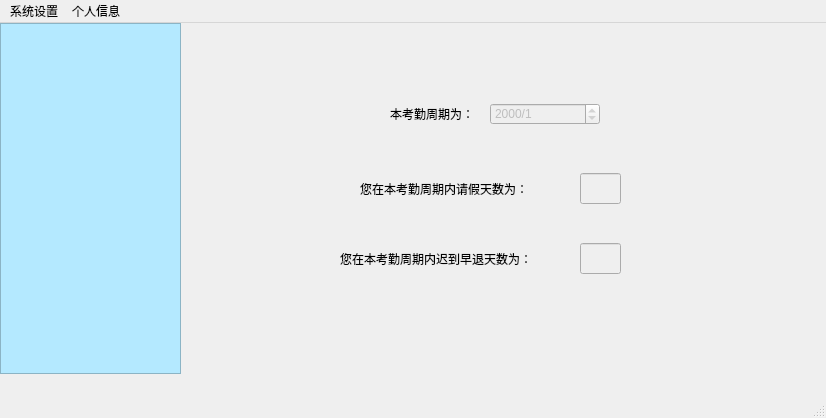
<?xml version="1.0" encoding="UTF-8"?>
<ui version="4.0">
 <class>user</class>
 <widget class="QMainWindow" name="user">
  <property name="geometry">
   <rect>
    <x>0</x>
    <y>0</y>
    <width>826</width>
    <height>418</height>
   </rect>
  </property>
  <property name="windowTitle">
   <string>MainWindow</string>
  </property>
  <property name="styleSheet">
   <string notr="true"/>
  </property>
  <widget class="QWidget" name="centralwidget">
   <widget class="QStackedWidget" name="stackedWidget">
    <property name="geometry">
     <rect>
      <x>180</x>
      <y>0</y>
      <width>641</width>
      <height>351</height>
     </rect>
    </property>
    <property name="styleSheet">
     <string notr="true"/>
    </property>
    <property name="currentIndex">
     <number>3</number>
    </property>
    <widget class="QWidget" name="page">
     <widget class="QLabel" name="strTimeLabel_2">
      <property name="geometry">
       <rect>
        <x>30</x>
        <y>40</y>
        <width>54</width>
        <height>21</height>
       </rect>
      </property>
      <property name="text">
       <string>您登录于</string>
      </property>
     </widget>
     <widget class="QLabel" name="timeLabel">
      <property name="geometry">
       <rect>
        <x>90</x>
        <y>40</y>
        <width>171</width>
        <height>21</height>
       </rect>
      </property>
      <property name="text">
       <string>TextLabel</string>
      </property>
     </widget>
     <widget class="QLabel" name="strNowtimeLabel_2">
      <property name="geometry">
       <rect>
        <x>30</x>
        <y>60</y>
        <width>61</width>
        <height>21</height>
       </rect>
      </property>
      <property name="text">
       <string>当前时间</string>
      </property>
     </widget>
     <widget class="QLabel" name="nowTimeLabel">
      <property name="geometry">
       <rect>
        <x>90</x>
        <y>60</y>
        <width>171</width>
        <height>21</height>
       </rect>
      </property>
      <property name="text">
       <string>TextLabel</string>
      </property>
     </widget>
    </widget>
    <widget class="QWidget" name="seleteperson">
     <widget class="QPushButton" name="selectBtn">
      <property name="geometry">
       <rect>
        <x>370</x>
        <y>80</y>
        <width>61</width>
        <height>31</height>
       </rect>
      </property>
      <property name="text">
       <string>查询</string>
      </property>
     </widget>
     <widget class="QGroupBox" name="dispalyGroupBox">
      <property name="geometry">
       <rect>
        <x>20</x>
        <y>160</y>
        <width>601</width>
        <height>111</height>
       </rect>
      </property>
      <property name="title">
       <string>查询结果</string>
      </property>
      <widget class="QLabel" name="nameLabel">
       <property name="geometry">
        <rect>
         <x>10</x>
         <y>30</y>
         <width>54</width>
         <height>12</height>
        </rect>
       </property>
       <property name="text">
        <string>姓名</string>
       </property>
      </widget>
      <widget class="QLabel" name="jobNumLabel">
       <property name="geometry">
        <rect>
         <x>70</x>
         <y>30</y>
         <width>54</width>
         <height>12</height>
        </rect>
       </property>
       <property name="text">
        <string>工号</string>
       </property>
      </widget>
      <widget class="QLabel" name="connLabel">
       <property name="geometry">
        <rect>
         <x>160</x>
         <y>30</y>
         <width>54</width>
         <height>12</height>
        </rect>
       </property>
       <property name="text">
        <string>联系方式</string>
       </property>
      </widget>
      <widget class="QLabel" name="posiLabel">
       <property name="geometry">
        <rect>
         <x>280</x>
         <y>30</y>
         <width>54</width>
         <height>12</height>
        </rect>
       </property>
       <property name="text">
        <string>职位</string>
       </property>
      </widget>
      <widget class="QLabel" name="departLabel">
       <property name="geometry">
        <rect>
         <x>410</x>
         <y>30</y>
         <width>54</width>
         <height>12</height>
        </rect>
       </property>
       <property name="text">
        <string>部门</string>
       </property>
      </widget>
      <widget class="QLineEdit" name="nameLineEdit">
       <property name="enabled">
        <bool>false</bool>
       </property>
       <property name="geometry">
        <rect>
         <x>10</x>
         <y>60</y>
         <width>51</width>
         <height>21</height>
        </rect>
       </property>
      </widget>
      <widget class="QLineEdit" name="jobNumLineEdit">
       <property name="enabled">
        <bool>false</bool>
       </property>
       <property name="geometry">
        <rect>
         <x>70</x>
         <y>60</y>
         <width>81</width>
         <height>21</height>
        </rect>
       </property>
      </widget>
      <widget class="QLineEdit" name="connLineEdit">
       <property name="enabled">
        <bool>false</bool>
       </property>
       <property name="geometry">
        <rect>
         <x>160</x>
         <y>60</y>
         <width>111</width>
         <height>21</height>
        </rect>
       </property>
      </widget>
      <widget class="QLineEdit" name="posiLineEdit">
       <property name="enabled">
        <bool>false</bool>
       </property>
       <property name="geometry">
        <rect>
         <x>280</x>
         <y>60</y>
         <width>121</width>
         <height>21</height>
        </rect>
       </property>
      </widget>
      <widget class="QLineEdit" name="departLineEdit">
       <property name="enabled">
        <bool>false</bool>
       </property>
       <property name="geometry">
        <rect>
         <x>410</x>
         <y>60</y>
         <width>91</width>
         <height>21</height>
        </rect>
       </property>
      </widget>
      <widget class="QDateEdit" name="dateEdit_2">
       <property name="enabled">
        <bool>false</bool>
       </property>
       <property name="geometry">
        <rect>
         <x>510</x>
         <y>60</y>
         <width>81</width>
         <height>22</height>
        </rect>
       </property>
      </widget>
      <widget class="QLabel" name="label_2">
       <property name="geometry">
        <rect>
         <x>510</x>
         <y>30</y>
         <width>54</width>
         <height>12</height>
        </rect>
       </property>
       <property name="text">
        <string>入司时间</string>
       </property>
      </widget>
     </widget>
     <widget class="QLineEdit" name="selectLineEdit">
      <property name="geometry">
       <rect>
        <x>140</x>
        <y>80</y>
        <width>151</width>
        <height>31</height>
       </rect>
      </property>
      <property name="text">
       <string/>
      </property>
     </widget>
    </widget>
    <widget class="QWidget" name="page_4">
     <widget class="QLabel" name="label_14">
      <property name="geometry">
       <rect>
        <x>200</x>
        <y>50</y>
        <width>91</width>
        <height>21</height>
       </rect>
      </property>
      <property name="text">
       <string>本考勤周期为：</string>
      </property>
     </widget>
     <widget class="QLabel" name="label_16">
      <property name="geometry">
       <rect>
        <x>180</x>
        <y>110</y>
        <width>171</width>
        <height>31</height>
       </rect>
      </property>
      <property name="text">
       <string>您在考勤周期内的请假天数为：</string>
      </property>
     </widget>
     <widget class="QDateEdit" name="dateEdit_14">
      <property name="enabled">
       <bool>false</bool>
      </property>
      <property name="geometry">
       <rect>
        <x>310</x>
        <y>50</y>
        <width>101</width>
        <height>21</height>
       </rect>
      </property>
      <property name="displayFormat">
       <string>yyyy/M</string>
      </property>
     </widget>
     <widget class="QLineEdit" name="lineEdit_2">
      <property name="enabled">
       <bool>false</bool>
      </property>
      <property name="geometry">
       <rect>
        <x>370</x>
        <y>110</y>
        <width>41</width>
        <height>31</height>
       </rect>
      </property>
      <property name="text">
       <string/>
      </property>
     </widget>
     <widget class="QLabel" name="label_15">
      <property name="geometry">
       <rect>
        <x>170</x>
        <y>180</y>
        <width>181</width>
        <height>31</height>
       </rect>
      </property>
      <property name="text">
       <string>您在考勤周期内迟到早退天数为：</string>
      </property>
     </widget>
     <widget class="QLineEdit" name="lineEdit_3">
      <property name="enabled">
       <bool>false</bool>
      </property>
      <property name="geometry">
       <rect>
        <x>370</x>
        <y>180</y>
        <width>41</width>
        <height>31</height>
       </rect>
      </property>
     </widget>
     <widget class="QLabel" name="label_17">
      <property name="geometry">
       <rect>
        <x>250</x>
        <y>240</y>
        <width>101</width>
        <height>31</height>
       </rect>
      </property>
      <property name="text">
       <string>您的基本薪资为：</string>
      </property>
     </widget>
     <widget class="QLineEdit" name="lineEdit_4">
      <property name="enabled">
       <bool>false</bool>
      </property>
      <property name="geometry">
       <rect>
        <x>370</x>
        <y>240</y>
        <width>71</width>
        <height>31</height>
       </rect>
      </property>
     </widget>
     <widget class="QLabel" name="label_18">
      <property name="geometry">
       <rect>
        <x>130</x>
        <y>300</y>
        <width>221</width>
        <height>21</height>
       </rect>
      </property>
      <property name="text">
       <string>综合以上信息，您本考勤周期的薪资为：</string>
      </property>
     </widget>
     <widget class="QLineEdit" name="lineEdit_5">
      <property name="enabled">
       <bool>false</bool>
      </property>
      <property name="geometry">
       <rect>
        <x>370</x>
        <y>300</y>
        <width>71</width>
        <height>31</height>
       </rect>
      </property>
     </widget>
    </widget>
    <widget class="QWidget" name="page_6">
     <widget class="QLineEdit" name="lineEdit_9">
      <property name="enabled">
       <bool>false</bool>
      </property>
      <property name="geometry">
       <rect>
        <x>400</x>
        <y>150</y>
        <width>41</width>
        <height>31</height>
       </rect>
      </property>
     </widget>
     <widget class="QLabel" name="label_21">
      <property name="geometry">
       <rect>
        <x>210</x>
        <y>80</y>
        <width>81</width>
        <height>21</height>
       </rect>
      </property>
      <property name="text">
       <string>本考勤周期为：</string>
      </property>
     </widget>
     <widget class="QDateEdit" name="dateEdit_15">
      <property name="enabled">
       <bool>false</bool>
      </property>
      <property name="geometry">
       <rect>
        <x>310</x>
        <y>80</y>
        <width>110</width>
        <height>22</height>
       </rect>
      </property>
      <property name="displayFormat">
       <string>yyyy/M</string>
      </property>
     </widget>
     <widget class="QLineEdit" name="lineEdit_10">
      <property name="enabled">
       <bool>false</bool>
      </property>
      <property name="geometry">
       <rect>
        <x>400</x>
        <y>220</y>
        <width>41</width>
        <height>31</height>
       </rect>
      </property>
     </widget>
     <widget class="QLabel" name="label_34">
      <property name="geometry">
       <rect>
        <x>180</x>
        <y>150</y>
        <width>171</width>
        <height>31</height>
       </rect>
      </property>
      <property name="text">
       <string>您在本考勤周期内请假天数为：</string>
      </property>
     </widget>
     <widget class="QLabel" name="label_35">
      <property name="geometry">
       <rect>
        <x>160</x>
        <y>220</y>
        <width>191</width>
        <height>31</height>
       </rect>
      </property>
      <property name="text">
       <string>您在本考勤周期内迟到早退天数为：</string>
      </property>
     </widget>
    </widget>
    <widget class="QWidget" name="page_2">
     <widget class="QPushButton" name="pushButton_26">
      <property name="geometry">
       <rect>
        <x>380</x>
        <y>300</y>
        <width>75</width>
        <height>31</height>
       </rect>
      </property>
      <property name="text">
       <string>取消</string>
      </property>
     </widget>
     <widget class="QTextEdit" name="textEdit_9">
      <property name="geometry">
       <rect>
        <x>240</x>
        <y>60</y>
        <width>331</width>
        <height>131</height>
       </rect>
      </property>
     </widget>
     <widget class="QPushButton" name="pushButton_27">
      <property name="geometry">
       <rect>
        <x>190</x>
        <y>300</y>
        <width>75</width>
        <height>31</height>
       </rect>
      </property>
      <property name="text">
       <string>提交申请</string>
      </property>
     </widget>
     <widget class="QLabel" name="label_51">
      <property name="geometry">
       <rect>
        <x>160</x>
        <y>202</y>
        <width>54</width>
        <height>20</height>
       </rect>
      </property>
      <property name="text">
       <string>起始日期：</string>
      </property>
     </widget>
     <widget class="QLabel" name="label_49">
      <property name="geometry">
       <rect>
        <x>170</x>
        <y>30</y>
        <width>51</width>
        <height>16</height>
       </rect>
      </property>
      <property name="text">
       <string>请假人：</string>
      </property>
     </widget>
     <widget class="QDateEdit" name="dateEdit_23">
      <property name="geometry">
       <rect>
        <x>240</x>
        <y>200</y>
        <width>110</width>
        <height>31</height>
       </rect>
      </property>
     </widget>
     <widget class="QDateEdit" name="dateEdit_24">
      <property name="geometry">
       <rect>
        <x>240</x>
        <y>241</y>
        <width>110</width>
        <height>31</height>
       </rect>
      </property>
     </widget>
     <widget class="QLabel" name="label_52">
      <property name="geometry">
       <rect>
        <x>160</x>
        <y>242</y>
        <width>54</width>
        <height>20</height>
       </rect>
      </property>
      <property name="text">
       <string>销假日期：</string>
      </property>
     </widget>
     <widget class="QLabel" name="label_50">
      <property name="geometry">
       <rect>
        <x>160</x>
        <y>60</y>
        <width>61</width>
        <height>16</height>
       </rect>
      </property>
      <property name="text">
       <string>请假事由：</string>
      </property>
     </widget>
     <widget class="QLineEdit" name="lineEdit_28">
      <property name="geometry">
       <rect>
        <x>240</x>
        <y>20</y>
        <width>121</width>
        <height>31</height>
       </rect>
      </property>
     </widget>
    </widget>
    <widget class="QWidget" name="page_22">
     <widget class="QTextEdit" name="aboutTextEdit">
      <property name="enabled">
       <bool>false</bool>
      </property>
      <property name="geometry">
       <rect>
        <x>120</x>
        <y>90</y>
        <width>401</width>
        <height>181</height>
       </rect>
      </property>
      <property name="html">
       <string>&lt;!DOCTYPE HTML PUBLIC &quot;-//W3C//DTD HTML 4.0//EN&quot; &quot;http://www.w3.org/TR/REC-html40/strict.dtd&quot;&gt;
&lt;html&gt;&lt;head&gt;&lt;meta name=&quot;qrichtext&quot; content=&quot;1&quot; /&gt;&lt;style type=&quot;text/css&quot;&gt;
p, li { white-space: pre-wrap; }
&lt;/style&gt;&lt;/head&gt;&lt;body style=&quot; font-family:'SimSun'; font-size:9pt; font-weight:400; font-style:normal;&quot;&gt;
&lt;p style=&quot; margin-top:0px; margin-bottom:0px; margin-left:0px; margin-right:0px; -qt-block-indent:0; text-indent:0px;&quot;&gt;    该软件的功能是为了能够使企业方便、快捷的实现企业的人事管理，使企业人事管理规范化，提高企业人事管理的效率。&lt;/p&gt;&lt;/body&gt;&lt;/html&gt;</string>
      </property>
     </widget>
    </widget>
    <widget class="QWidget" name="page_23">
     <widget class="QTextEdit" name="aboutTextEdit_2">
      <property name="enabled">
       <bool>false</bool>
      </property>
      <property name="geometry">
       <rect>
        <x>110</x>
        <y>100</y>
        <width>401</width>
        <height>191</height>
       </rect>
      </property>
      <property name="html">
       <string>&lt;!DOCTYPE HTML PUBLIC &quot;-//W3C//DTD HTML 4.0//EN&quot; &quot;http://www.w3.org/TR/REC-html40/strict.dtd&quot;&gt;
&lt;html&gt;&lt;head&gt;&lt;meta name=&quot;qrichtext&quot; content=&quot;1&quot; /&gt;&lt;style type=&quot;text/css&quot;&gt;
p, li { white-space: pre-wrap; }
&lt;/style&gt;&lt;/head&gt;&lt;body style=&quot; font-family:'SimSun'; font-size:9pt; font-weight:400; font-style:normal;&quot;&gt;
&lt;p style=&quot; margin-top:0px; margin-bottom:0px; margin-left:0px; margin-right:0px; -qt-block-indent:0; text-indent:0px;&quot;&gt;    根据左侧导航栏的条目，选择您要使用的具体功能，然后会弹出对应的操作界面，根据界面的提示和部件信息进行操作即可。&lt;/p&gt;&lt;/body&gt;&lt;/html&gt;</string>
      </property>
     </widget>
    </widget>
    <widget class="QWidget" name="page_24">
     <widget class="QLabel" name="newLabel">
      <property name="geometry">
       <rect>
        <x>200</x>
        <y>131</y>
        <width>71</width>
        <height>21</height>
       </rect>
      </property>
      <property name="text">
       <string>新密码：</string>
      </property>
     </widget>
     <widget class="QLineEdit" name="affirmLineEdit">
      <property name="geometry">
       <rect>
        <x>280</x>
        <y>190</y>
        <width>151</width>
        <height>31</height>
       </rect>
      </property>
     </widget>
     <widget class="QPushButton" name="cancelBtn_6">
      <property name="geometry">
       <rect>
        <x>340</x>
        <y>250</y>
        <width>81</width>
        <height>31</height>
       </rect>
      </property>
      <property name="text">
       <string>取消</string>
      </property>
     </widget>
     <widget class="QPushButton" name="okBtn_11">
      <property name="geometry">
       <rect>
        <x>210</x>
        <y>250</y>
        <width>81</width>
        <height>31</height>
       </rect>
      </property>
      <property name="text">
       <string>修改</string>
      </property>
     </widget>
     <widget class="QLineEdit" name="newLineEdit">
      <property name="geometry">
       <rect>
        <x>280</x>
        <y>130</y>
        <width>151</width>
        <height>31</height>
       </rect>
      </property>
     </widget>
     <widget class="QLabel" name="affirmLabel">
      <property name="geometry">
       <rect>
        <x>200</x>
        <y>190</y>
        <width>61</width>
        <height>21</height>
       </rect>
      </property>
      <property name="text">
       <string>确认密码：</string>
      </property>
     </widget>
     <widget class="QLabel" name="label_54">
      <property name="geometry">
       <rect>
        <x>190</x>
        <y>80</y>
        <width>54</width>
        <height>12</height>
       </rect>
      </property>
      <property name="text">
       <string>原始密码：</string>
      </property>
     </widget>
     <widget class="QLineEdit" name="lineEdit_29">
      <property name="geometry">
       <rect>
        <x>280</x>
        <y>70</y>
        <width>151</width>
        <height>31</height>
       </rect>
      </property>
     </widget>
    </widget>
    <widget class="QWidget" name="page_25">
     <widget class="QGroupBox" name="dispalyGroupBox_13">
      <property name="geometry">
       <rect>
        <x>20</x>
        <y>120</y>
        <width>601</width>
        <height>111</height>
       </rect>
      </property>
      <property name="title">
       <string>个人信息</string>
      </property>
      <widget class="QLabel" name="nameLabel_18">
       <property name="geometry">
        <rect>
         <x>10</x>
         <y>30</y>
         <width>54</width>
         <height>12</height>
        </rect>
       </property>
       <property name="text">
        <string>姓名</string>
       </property>
      </widget>
      <widget class="QLabel" name="jobNumLabel_18">
       <property name="geometry">
        <rect>
         <x>70</x>
         <y>30</y>
         <width>54</width>
         <height>12</height>
        </rect>
       </property>
       <property name="text">
        <string>工号</string>
       </property>
      </widget>
      <widget class="QLabel" name="connLabel_18">
       <property name="geometry">
        <rect>
         <x>160</x>
         <y>30</y>
         <width>54</width>
         <height>12</height>
        </rect>
       </property>
       <property name="text">
        <string>联系方式</string>
       </property>
      </widget>
      <widget class="QLabel" name="posiLabel_18">
       <property name="geometry">
        <rect>
         <x>280</x>
         <y>30</y>
         <width>54</width>
         <height>12</height>
        </rect>
       </property>
       <property name="text">
        <string>职位</string>
       </property>
      </widget>
      <widget class="QLabel" name="departLabel_18">
       <property name="geometry">
        <rect>
         <x>410</x>
         <y>30</y>
         <width>54</width>
         <height>12</height>
        </rect>
       </property>
       <property name="text">
        <string>部门</string>
       </property>
      </widget>
      <widget class="QLineEdit" name="nameLineEdit_18">
       <property name="enabled">
        <bool>false</bool>
       </property>
       <property name="geometry">
        <rect>
         <x>10</x>
         <y>60</y>
         <width>51</width>
         <height>21</height>
        </rect>
       </property>
      </widget>
      <widget class="QLineEdit" name="jobNumLineEdit_18">
       <property name="enabled">
        <bool>false</bool>
       </property>
       <property name="geometry">
        <rect>
         <x>70</x>
         <y>60</y>
         <width>81</width>
         <height>21</height>
        </rect>
       </property>
      </widget>
      <widget class="QLineEdit" name="connLineEdit_18">
       <property name="enabled">
        <bool>false</bool>
       </property>
       <property name="geometry">
        <rect>
         <x>160</x>
         <y>60</y>
         <width>111</width>
         <height>21</height>
        </rect>
       </property>
      </widget>
      <widget class="QLineEdit" name="posiLineEdit_13">
       <property name="enabled">
        <bool>false</bool>
       </property>
       <property name="geometry">
        <rect>
         <x>280</x>
         <y>60</y>
         <width>121</width>
         <height>21</height>
        </rect>
       </property>
      </widget>
      <widget class="QLineEdit" name="departLineEdit_13">
       <property name="enabled">
        <bool>false</bool>
       </property>
       <property name="geometry">
        <rect>
         <x>410</x>
         <y>60</y>
         <width>91</width>
         <height>21</height>
        </rect>
       </property>
      </widget>
      <widget class="QLabel" name="label_55">
       <property name="geometry">
        <rect>
         <x>510</x>
         <y>30</y>
         <width>54</width>
         <height>12</height>
        </rect>
       </property>
       <property name="text">
        <string>入司时间</string>
       </property>
      </widget>
      <widget class="QDateEdit" name="dateEdit_25">
       <property name="enabled">
        <bool>false</bool>
       </property>
       <property name="geometry">
        <rect>
         <x>510</x>
         <y>60</y>
         <width>81</width>
         <height>22</height>
        </rect>
       </property>
      </widget>
     </widget>
    </widget>
    <widget class="QWidget" name="page_26">
     <widget class="QGroupBox" name="dispalyGroupBox_14">
      <property name="geometry">
       <rect>
        <x>30</x>
        <y>90</y>
        <width>601</width>
        <height>111</height>
       </rect>
      </property>
      <property name="title">
       <string>个人信息</string>
      </property>
      <widget class="QLabel" name="nameLabel_19">
       <property name="geometry">
        <rect>
         <x>10</x>
         <y>30</y>
         <width>54</width>
         <height>12</height>
        </rect>
       </property>
       <property name="text">
        <string>姓名</string>
       </property>
      </widget>
      <widget class="QLabel" name="jobNumLabel_19">
       <property name="geometry">
        <rect>
         <x>70</x>
         <y>30</y>
         <width>54</width>
         <height>12</height>
        </rect>
       </property>
       <property name="text">
        <string>工号</string>
       </property>
      </widget>
      <widget class="QLabel" name="connLabel_19">
       <property name="geometry">
        <rect>
         <x>160</x>
         <y>30</y>
         <width>54</width>
         <height>12</height>
        </rect>
       </property>
       <property name="text">
        <string>联系方式</string>
       </property>
      </widget>
      <widget class="QLabel" name="posiLabel_19">
       <property name="geometry">
        <rect>
         <x>280</x>
         <y>30</y>
         <width>54</width>
         <height>12</height>
        </rect>
       </property>
       <property name="text">
        <string>职位</string>
       </property>
      </widget>
      <widget class="QLabel" name="departLabel_19">
       <property name="geometry">
        <rect>
         <x>410</x>
         <y>30</y>
         <width>54</width>
         <height>12</height>
        </rect>
       </property>
       <property name="text">
        <string>部门</string>
       </property>
      </widget>
      <widget class="QLineEdit" name="nameLineEdit_19">
       <property name="enabled">
        <bool>true</bool>
       </property>
       <property name="geometry">
        <rect>
         <x>10</x>
         <y>60</y>
         <width>51</width>
         <height>21</height>
        </rect>
       </property>
      </widget>
      <widget class="QLineEdit" name="jobNumLineEdit_19">
       <property name="enabled">
        <bool>false</bool>
       </property>
       <property name="geometry">
        <rect>
         <x>70</x>
         <y>60</y>
         <width>81</width>
         <height>21</height>
        </rect>
       </property>
      </widget>
      <widget class="QLineEdit" name="connLineEdit_19">
       <property name="enabled">
        <bool>true</bool>
       </property>
       <property name="geometry">
        <rect>
         <x>160</x>
         <y>60</y>
         <width>111</width>
         <height>21</height>
        </rect>
       </property>
      </widget>
      <widget class="QLineEdit" name="posiLineEdit_14">
       <property name="enabled">
        <bool>false</bool>
       </property>
       <property name="geometry">
        <rect>
         <x>280</x>
         <y>60</y>
         <width>121</width>
         <height>21</height>
        </rect>
       </property>
      </widget>
      <widget class="QLineEdit" name="departLineEdit_14">
       <property name="enabled">
        <bool>false</bool>
       </property>
       <property name="geometry">
        <rect>
         <x>410</x>
         <y>60</y>
         <width>91</width>
         <height>21</height>
        </rect>
       </property>
      </widget>
      <widget class="QLabel" name="label_56">
       <property name="geometry">
        <rect>
         <x>510</x>
         <y>30</y>
         <width>54</width>
         <height>12</height>
        </rect>
       </property>
       <property name="text">
        <string>入司时间</string>
       </property>
      </widget>
      <widget class="QDateEdit" name="dateEdit_26">
       <property name="enabled">
        <bool>false</bool>
       </property>
       <property name="geometry">
        <rect>
         <x>510</x>
         <y>60</y>
         <width>81</width>
         <height>22</height>
        </rect>
       </property>
      </widget>
     </widget>
     <widget class="QPushButton" name="pushButton_28">
      <property name="geometry">
       <rect>
        <x>150</x>
        <y>250</y>
        <width>81</width>
        <height>31</height>
       </rect>
      </property>
      <property name="text">
       <string>修改</string>
      </property>
     </widget>
     <widget class="QPushButton" name="pushButton_29">
      <property name="geometry">
       <rect>
        <x>380</x>
        <y>250</y>
        <width>71</width>
        <height>31</height>
       </rect>
      </property>
      <property name="text">
       <string>取消</string>
      </property>
     </widget>
    </widget>
   </widget>
   <widget class="QTreeWidget" name="treeWidget">
    <property name="geometry">
     <rect>
      <x>0</x>
      <y>0</y>
      <width>181</width>
      <height>351</height>
     </rect>
    </property>
    <property name="autoFillBackground">
     <bool>false</bool>
    </property>
    <property name="styleSheet">
     <string notr="true">background-color: rgb(180, 233, 255);</string>
    </property>
    <property name="autoExpandDelay">
     <number>10</number>
    </property>
    <property name="indentation">
     <number>0</number>
    </property>
    <property name="rootIsDecorated">
     <bool>false</bool>
    </property>
    <property name="headerHidden">
     <bool>true</bool>
    </property>
    <attribute name="headerVisible">
     <bool>false</bool>
    </attribute>
    <column>
     <property name="text">
      <string notr="true">1</string>
     </property>
    </column>
   </widget>
  </widget>
  <widget class="QMenuBar" name="menubar">
   <property name="geometry">
    <rect>
     <x>0</x>
     <y>0</y>
     <width>826</width>
     <height>23</height>
    </rect>
   </property>
   <widget class="QMenu" name="menu">
    <property name="title">
     <string>系统设置</string>
    </property>
    <addaction name="action_4"/>
    <addaction name="action"/>
    <addaction name="action_2"/>
    <addaction name="action_3"/>
   </widget>
   <widget class="QMenu" name="menu_2">
    <property name="title">
     <string>个人信息</string>
    </property>
    <addaction name="action_5"/>
    <addaction name="action_6"/>
   </widget>
   <addaction name="menu"/>
   <addaction name="menu_2"/>
  </widget>
  <widget class="QStatusBar" name="statusbar"/>
  <action name="action">
   <property name="text">
    <string>帮助信息</string>
   </property>
  </action>
  <action name="action_2">
   <property name="text">
    <string>修改密码</string>
   </property>
  </action>
  <action name="action_3">
   <property name="text">
    <string>注销系统</string>
   </property>
  </action>
  <action name="action_4">
   <property name="text">
    <string>关于软件</string>
   </property>
  </action>
  <action name="action_5">
   <property name="text">
    <string>查询</string>
   </property>
  </action>
  <action name="action_6">
   <property name="text">
    <string>修改</string>
   </property>
  </action>
 </widget>
 <resources/>
 <connections/>
</ui>
